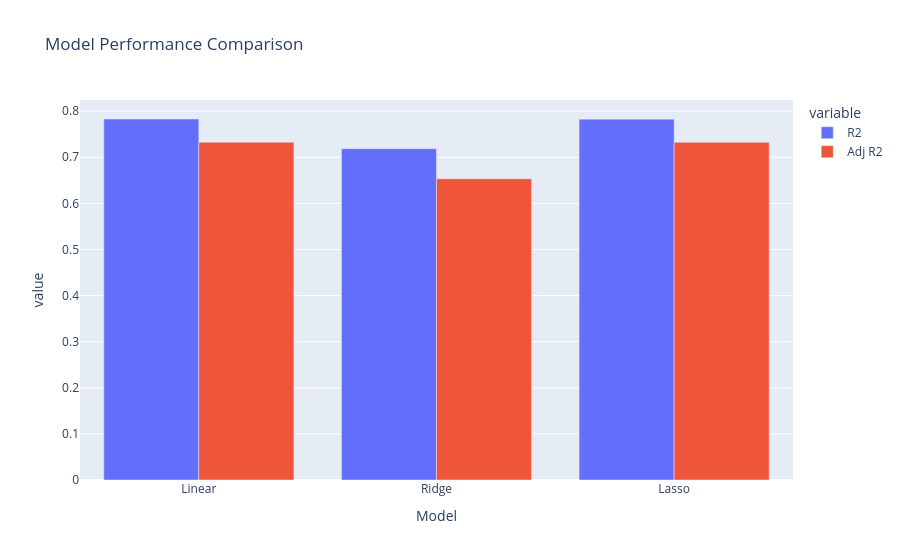

The notebook cell this image was saved under:
### Code cell
fig = px.bar(
    df_results,
    x="Model",
    y=["R2", "Adj R2"],
    barmode="group",
    title="Model Performance Comparison"
)
fig.show()

### Figure 1 — Plotly figure (JSON) as saved in the notebook; plotly's stock layout.template omitted (floating-point values rounded to 4 significant figures)
{"data": [{"alignmentgroup": "True", "hovertemplate": "variable=R2<br>Model=%{x}<br>value=%{y}<extra></extra>", "legendgroup": "R2", "marker": {"color": "#636efa", "pattern": {"shape": ""}}, "name": "R2", "offsetgroup": "R2", "orientation": "v", "showlegend": true, "textposition": "auto", "type": "bar", "x": ["Linear", "Ridge", "Lasso"], "xaxis": "x", "y": [0.7831, 0.7187, 0.7828], "yaxis": "y"}, {"alignmentgroup": "True", "hovertemplate": "variable=Adj R2<br>Model=%{x}<br>value=%{y}<extra></extra>", "legendgroup": "Adj R2", "marker": {"color": "#EF553B", "pattern": {"shape": ""}}, "name": "Adj R2", "offsetgroup": "Adj R2", "orientation": "v", "showlegend": true, "textposition": "auto", "type": "bar", "x": ["Linear", "Ridge", "Lasso"], "xaxis": "x", "y": [0.7328, 0.6535, 0.7325], "yaxis": "y"}], "layout": {"barmode": "group", "legend": {"title": {"text": "variable"}, "tracegroupgap": 0}, "title": {"text": "Model Performance Comparison"}, "xaxis": {"anchor": "y", "domain": [0, 1], "title": {"text": "Model"}}, "yaxis": {"anchor": "x", "domain": [0, 1], "title": {"text": "value"}}}}
